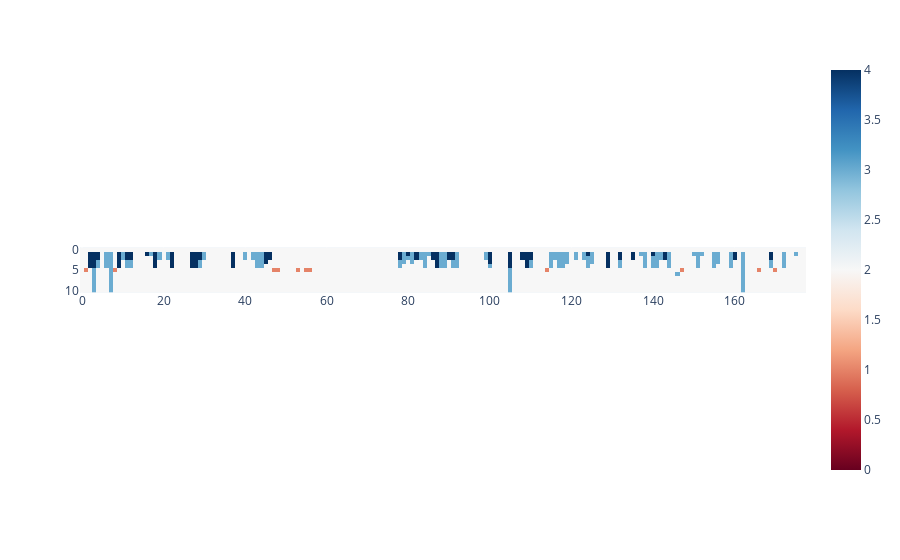

The cell this chart's notebook holds for it:
### Code cell
px.imshow(x, range_color=[0, 4], color_continuous_scale="RdBu")

### Figure 1 — Plotly figure (JSON) as saved in the notebook; plotly's stock layout.template omitted (floating-point values rounded to 4 significant figures; data arrays with more than 128 entries replaced by an {"elided": "..."} marker saying what was removed)
{"data": [{"coloraxis": "coloraxis", "hovertemplate": "x: %{x}<br>y: %{y}<br>color: %{z}<extra></extra>", "name": "0", "type": "heatmap", "xaxis": "x", "yaxis": "y", "z": {"elided": "11x178 int values"}}], "layout": {"coloraxis": {"cmax": 4, "cmin": 0, "colorscale": [[0, "rgb(103,0,31)"], [0.1, "rgb(178,24,43)"], [0.2, "rgb(214,96,77)"], [0.3, "rgb(244,165,130)"], [0.4, "rgb(253,219,199)"], [0.5, "rgb(247,247,247)"], [0.6, "rgb(209,229,240)"], [0.7, "rgb(146,197,222)"], [0.8, "rgb(67,147,195)"], [0.9, "rgb(33,102,172)"], [1, "rgb(5,48,97)"]]}, "margin": {"t": 60}, "xaxis": {"anchor": "y", "constrain": "domain", "domain": [0, 1], "scaleanchor": "y"}, "yaxis": {"anchor": "x", "autorange": "reversed", "constrain": "domain", "domain": [0, 1]}}}
